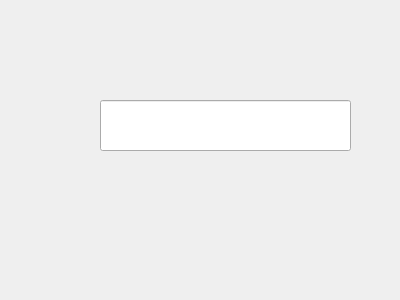
<?xml version="1.0" encoding="UTF-8"?>
<ui version="4.0">
 <class>Dialog</class>
 <widget class="QDialog" name="Dialog">
  <property name="geometry">
   <rect>
    <x>0</x>
    <y>0</y>
    <width>400</width>
    <height>300</height>
   </rect>
  </property>
  <property name="windowTitle">
   <string>Dialog</string>
  </property>
  <widget class="QLineEdit" name="lineEdit">
   <property name="geometry">
    <rect>
     <x>100</x>
     <y>100</y>
     <width>251</width>
     <height>51</height>
    </rect>
   </property>
  </widget>
 </widget>
 <resources/>
 <connections/>
</ui>
